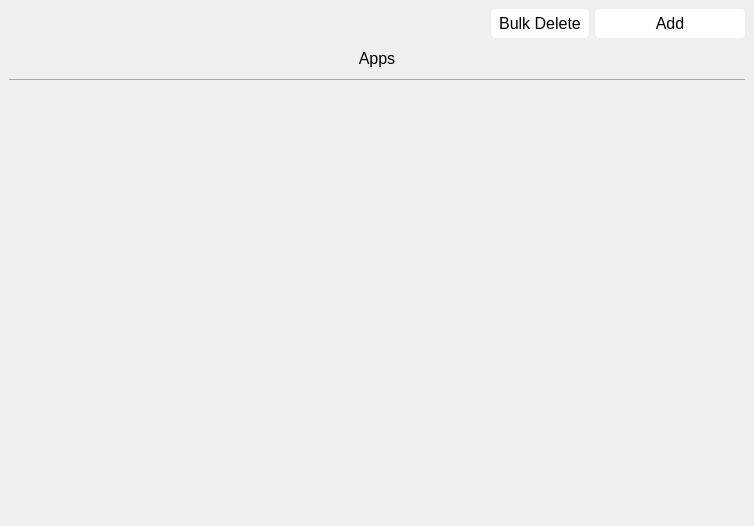
<?xml version="1.0" encoding="UTF-8"?>
<ui version="4.0">
 <class>apps_tab</class>
 <widget class="QWidget" name="apps_tab">
  <property name="geometry">
   <rect>
    <x>0</x>
    <y>0</y>
    <width>754</width>
    <height>526</height>
   </rect>
  </property>
  <property name="windowTitle">
   <string>Form</string>
  </property>
  <property name="styleSheet">
   <string notr="true">QWidget {
	font-size: 16px;
	border-radius: 5px;
	padding: 5px 8px;
}

QPushButton {
	background-color: white;
}
QLine {
	border-width: 1px;
}</string>
  </property>
  <layout class="QVBoxLayout" name="verticalLayout">
   <property name="spacing">
    <number>6</number>
   </property>
   <property name="leftMargin">
    <number>9</number>
   </property>
   <property name="topMargin">
    <number>9</number>
   </property>
   <property name="rightMargin">
    <number>9</number>
   </property>
   <property name="bottomMargin">
    <number>9</number>
   </property>
   <item>
    <layout class="QHBoxLayout" name="hbox_open_apps_buttons">
     <item>
      <layout class="QHBoxLayout" name="hbox_filter_widget"/>
     </item>
     <item>
      <spacer name="horizontalSpacer">
       <property name="orientation">
        <enum>Qt::Horizontal</enum>
       </property>
       <property name="sizeHint" stdset="0">
        <size>
         <width>40</width>
         <height>20</height>
        </size>
       </property>
      </spacer>
     </item>
     <item>
      <widget class="QPushButton" name="btn_delete">
       <property name="cursor">
        <cursorShape>PointingHandCursor</cursorShape>
       </property>
       <property name="text">
        <string>Bulk Delete</string>
       </property>
      </widget>
     </item>
     <item>
      <widget class="QPushButton" name="btn_add_app">
       <property name="minimumSize">
        <size>
         <width>150</width>
         <height>0</height>
        </size>
       </property>
       <property name="maximumSize">
        <size>
         <width>150</width>
         <height>16777215</height>
        </size>
       </property>
       <property name="cursor">
        <cursorShape>PointingHandCursor</cursorShape>
       </property>
       <property name="text">
        <string>Add</string>
       </property>
      </widget>
     </item>
    </layout>
   </item>
   <item>
    <layout class="QHBoxLayout" name="hbox_apps_container">
     <item>
      <layout class="QVBoxLayout" name="vbox_open_apps">
       <item>
        <widget class="QLabel" name="lbl_open_apps">
         <property name="sizePolicy">
          <sizepolicy hsizetype="Minimum" vsizetype="Minimum">
           <horstretch>0</horstretch>
           <verstretch>0</verstretch>
          </sizepolicy>
         </property>
         <property name="maximumSize">
          <size>
           <width>16777215</width>
           <height>50</height>
          </size>
         </property>
         <property name="text">
          <string>Apps</string>
         </property>
         <property name="alignment">
          <set>Qt::AlignCenter</set>
         </property>
        </widget>
       </item>
       <item>
        <widget class="QFrame" name="frame">
         <property name="sizePolicy">
          <sizepolicy hsizetype="Expanding" vsizetype="Fixed">
           <horstretch>0</horstretch>
           <verstretch>0</verstretch>
          </sizepolicy>
         </property>
         <property name="maximumSize">
          <size>
           <width>16777215</width>
           <height>1</height>
          </size>
         </property>
         <property name="styleSheet">
          <string notr="true">background: #9ecd16;</string>
         </property>
         <property name="frameShape">
          <enum>QFrame::HLine</enum>
         </property>
         <property name="frameShadow">
          <enum>QFrame::Sunken</enum>
         </property>
        </widget>
       </item>
       <item>
        <widget class="QScrollArea" name="scrollArea">
         <property name="frameShape">
          <enum>QFrame::NoFrame</enum>
         </property>
         <property name="horizontalScrollBarPolicy">
          <enum>Qt::ScrollBarAlwaysOff</enum>
         </property>
         <property name="widgetResizable">
          <bool>true</bool>
         </property>
         <widget class="QWidget" name="scrollAreaWidgetContents">
          <property name="geometry">
           <rect>
            <x>0</x>
            <y>0</y>
            <width>716</width>
            <height>409</height>
           </rect>
          </property>
          <layout class="QVBoxLayout" name="verticalLayout_2">
           <item>
            <layout class="QGridLayout" name="gbox_apps"/>
           </item>
           <item>
            <spacer name="verticalSpacer">
             <property name="orientation">
              <enum>Qt::Vertical</enum>
             </property>
             <property name="sizeHint" stdset="0">
              <size>
               <width>20</width>
               <height>40</height>
              </size>
             </property>
            </spacer>
           </item>
          </layout>
         </widget>
        </widget>
       </item>
      </layout>
     </item>
    </layout>
   </item>
  </layout>
 </widget>
 <resources/>
 <connections/>
</ui>
